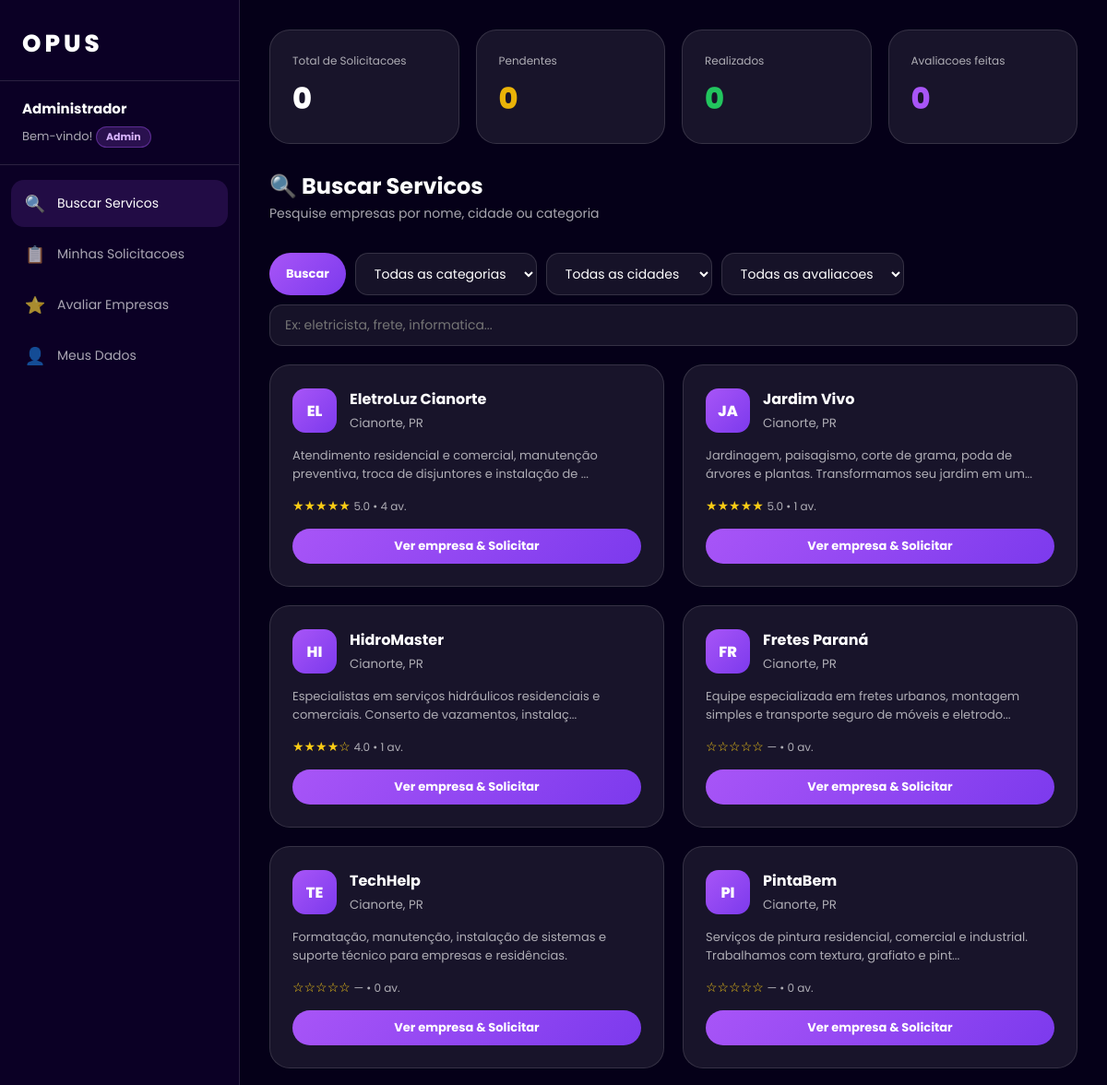
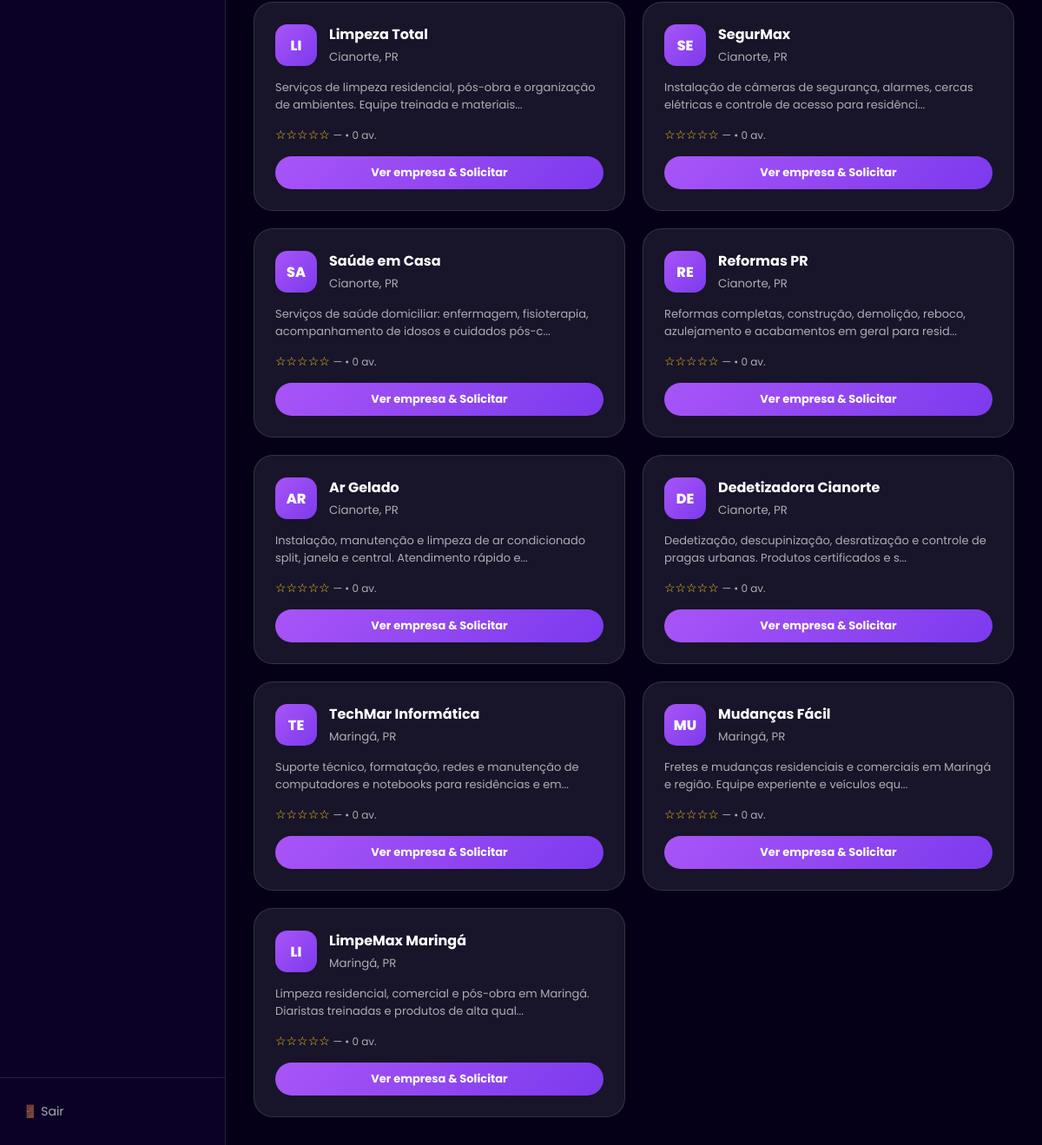
The app's page /usuario.php (signed in) with its own data (2 pictures, top to bottom).
### tables this page shows
CREATE TABLE `empresa` (
  `id` int(11) NOT NULL AUTO_INCREMENT,
  `usuario_id` int(11) DEFAULT NULL,
  `nome` varchar(100) NOT NULL,
  `cnpj` varchar(20) DEFAULT NULL,
  `email` varchar(100) DEFAULT NULL,
  `telefone` varchar(20) DEFAULT NULL,
  `endereco` varchar(150) DEFAULT NULL,
  `cidade` varchar(100) DEFAULT NULL,
  `estado` varchar(50) DEFAULT NULL,
  `descricao` text DEFAULT NULL,
  `ativo` tinyint(1) DEFAULT 1,
  `criado_em` datetime DEFAULT current_timestamp(),
  PRIMARY KEY (`id`),
  UNIQUE KEY `usuario_id` (`usuario_id`),
  UNIQUE KEY `cnpj` (`cnpj`),
  CONSTRAINT `empresa_ibfk_1` FOREIGN KEY (`usuario_id`) REFERENCES `usuario` (`id`) ON DELETE CASCADE
);

### includes/auth.php (called while the page is built, shortened)
<?php
function getTipo(): string {
    return $_SESSION['tipo'] ?? '';
}
function e(string $str): string {
    return htmlspecialchars($str, ENT_QUOTES, 'UTF-8');
}
function formatStars(int $nota): string {
    return str_repeat('★', $nota) . str_repeat('☆', 5 - $nota);
}

### usuario.php (the view, shortened to what this page needs)
<?php
require_once 'includes/auth.php';
$db   = getDB();
$uid  = $_SESSION['usuario_id'];
$nome = $_SESSION['nome'];
$aba   = $_GET['aba'] ?? 'buscar';
$termo = trim($_GET['q'] ?? '');
$sqlEmp = 'SELECT e.*, AVG(a.nota) as media, COUNT(DISTINCT a.id) as total_av
           FROM empresa e
           LEFT JOIN avaliacao a ON a.empresa_id = e.id
           LEFT JOIN servico s ON s.empresa_id = e.id
           LEFT JOIN categoria c ON c.id = s.categoria_id
           WHERE e.ativo = 1';
$params = [];
$sqlEmp .= ' GROUP BY e.id, e.nome, e.cnpj, e.email, e.telefone, e.endereco, e.cidade, e.estado, e.descricao, e.ativo, e.criado_em, e.usuario_id';
$sqlEmp .= ' ORDER BY media DESC';
$stmtEmp = $db->prepare($sqlEmp);
$stmtEmp->execute($params);
$empresas = $stmtEmp->fetchAll();
$sols = $db->prepare('SELECT s.*, e.nome as emp_nome, e.telefone as emp_tel,
                             f.nome as func_nome, f.telefone as func_tel, f.cargo as func_cargo
                      FROM solicitacao s
                      JOIN empresa e ON e.id = s.empresa_id
                      LEFT JOIN funcionario f ON f.id = s.funcionario_id
                      WHERE s.usuario_id = ? ORDER BY s.data_solicitacao DESC');
$sols->execute([$uid]);
$minhasSols = $sols->fetchAll();
$totalSols  = count($minhasSols);
$concluidas = count(array_filter($minhasSols, fn($s) => $s['status'] === 'Servico Realizado'));
$pendentes  = count(array_filter($minhasSols, fn($s) => $s['status'] === 'Pendente'));
$avalSt     = $db->prepare('SELECT COUNT(*) FROM avaliacao WHERE usuario_id = ?');
$avalSt->execute([$uid]);
$totalAv = $avalSt->fetchColumn();
?>
<!DOCTYPE html>
<html lang="pt-BR">
<head>
<link rel="stylesheet" href="assets/css/dashboard.css">
</head>
<body>
<aside class="sidebar">
  <a href="index.php" class="sidebar-brand" style="text-decoration:none;color:#fff;">OPUS</a>
  <div class="sidebar-user">
    <strong><?= e($nome) ?></strong>
    <span>Bem-vindo!</span>
    <div class="sidebar-badge <?= getTipo()==='empresa'?'empresa':'' ?>"><?= ucfirst(getTipo()) ?></div>
  </div>
  <nav class="sidebar-nav">
    <a href="?aba=buscar"       class="<?= $aba==='buscar'?'active':'' ?>"><span class="icon">🔍</span> Buscar Servicos</a>
    <a href="?aba=solicitacoes" class="<?= $aba==='solicitacoes'?'active':'' ?>"><span class="icon">📋</span> Minhas Solicitacoes</a>
    <a href="?aba=avaliacoes"   class="<?= $aba==='avaliacoes'?'active':'' ?>"><span class="icon">⭐</span> Avaliar Empresas</a>
    <?php if (getTipo() !== 'empresa'): ?>
    <a href="?aba=meusdados"    class="<?= $aba==='meusdados'?'active':'' ?>"><span class="icon">👤</span> Meus Dados</a>
    <?php endif; ?>
  </nav>
  <div class="sidebar-footer">
    <a href="logout.php">🚪 Sair</a>
  </div>
</aside>
<main class="main">
  <div class="stats-row">
    <div class="stat-card"><div class="label">Total de Solicitacoes</div><div class="value"><?= $totalSols ?></div></div>
    <div class="stat-card"><div class="label">Pendentes</div><div class="value" style="color:var(--yellow)"><?= $pendentes ?></div></div>
    <div class="stat-card"><div class="label">Realizados</div><div class="value" style="color:var(--green)"><?= $concluidas ?></div></div>
    <div class="stat-card"><div class="label">Avaliacoes feitas</div><div class="value" style="color:var(--purple)"><?= $totalAv ?></div></div>
  </div>
  <?php if ($aba === 'buscar'): ?>
  <div class="topbar">
    <div><h1>🔍 Buscar Servicos</h1><p>Pesquise empresas por nome, cidade ou categoria</p></div>
  </div>
  <form method="GET" class="search-bar" style="flex-wrap:wrap;gap:10px">
    <button type="submit" class="btn btn-primary">Buscar</button>
    <select name="cat" style="flex:0 0 180px">
      <option value="">Todas as categorias</option>
    </select>
    <select name="cidade" style="flex:0 0 180px">
      <option value="">Todas as cidades</option>
    </select>
    <select name="av" style="flex:0 0 160px">
      <option value="">Todas as avaliacoes</option>
    </select>
    <input type="text" name="q" placeholder="Ex: eletricista, frete, informatica..." value="<?= e($termo) ?>" style="flex:1;min-width:200px">
  </form>
  <div style="display:grid;grid-template-columns:repeat(auto-fill,minmax(300px,1fr));gap:20px">
    <?php foreach ($empresas as $emp): ?>
    <div style="background:var(--card);border:1px solid var(--line);border-radius:22px;padding:24px;">
      <div style="display:flex;align-items:center;gap:14px;margin-bottom:14px;">
        <div style="width:48px;height:48px;border-radius:14px;background:linear-gradient(135deg,var(--purple),var(--purple2));display:grid;place-items:center;font-weight:800;font-size:16px;flex-shrink:0;">
          <?= mb_strtoupper(mb_substr($emp['nome'],0,2)) ?>
        </div>
        <div>
          <strong style="display:block"><?= e($emp['nome']) ?></strong>
          <small style="color:var(--muted)"><?= e($emp['cidade'] . ', ' . $emp['estado']) ?></small>
        </div>
      </div>
      <p style="color:var(--muted);font-size:13px;margin-bottom:14px;"><?= e(mb_strimwidth($emp['descricao'],0,100,'...')) ?></p>
      <div style="color:#facc15;font-size:14px;margin-bottom:14px;">
        <?= $emp['media'] ? formatStars((int)round($emp['media'])) : '☆☆☆☆☆' ?>
        <span style="color:var(--muted);font-size:12px"> <?= $emp['media'] ? number_format($emp['media'],1) : '—' ?> • <?= $emp['total_av'] ?> av.</span>
      </div>
      <a href="?aba=buscar&empresa=<?= $emp['id'] ?>" class="btn btn-primary" style="width:100%;justify-content:center;">Ver empresa & Solicitar</a>
    </div>
    <?php endforeach; ?>
  </div>
  <?php endif; ?>
</main>
</body>
</html>

### assets/css/dashboard.css (style rules this page uses)
:root { --bg: #050018; --sidebar: #0b0025; --card: rgba(255,255,255,.08); --card2: rgba(255,255,255,.13); --text: #fff; --muted: rgba(255,255,255,.65); --purple: #a855f7; --purple2: #7c3aed; --line: rgba(255,255,255,.13); --green: #22c55e; --yellow: #eab308; --red: #ef4444; --blue: #3b82f6; --sidebar-w: 260px; }
* { margin:0; padding:0; box-sizing:border-box; }
html { scroll-behavior:smooth; }
body { font-family:Poppins,Arial,sans-serif; background:var(--bg); color:var(--text); display:flex; min-height:100vh; }
a { text-decoration:none; color:inherit; }
button { cursor:pointer; font-family:inherit; }
.sidebar { width: var(--sidebar-w); background: var(--sidebar); border-right: 1px solid var(--line); display: flex; flex-direction: column; position: fixed; top:0; left:0; bottom:0; z-index: 30; transition: transform .3s; }
.sidebar-brand { padding: 28px 24px 20px; font-size: 26px; font-weight: 800; letter-spacing: 4px; border-bottom: 1px solid var(--line); }
.sidebar-user { padding: 18px 24px; border-bottom: 1px solid var(--line); font-size: 13px; color: var(--muted); }
.sidebar-user strong { display:block; color:#fff; font-size:15px; margin-bottom:2px; }
.sidebar-badge { display: inline-block; padding: 2px 10px; border-radius: 999px; font-size: 11px; font-weight: 700; margin-top: 6px; background: rgba(168,85,247,.2); border: 1px solid rgba(168,85,247,.4); color: #d8b4fe; }
nav.sidebar-nav { flex:1; padding:16px 12px; overflow-y:auto; }
.sidebar-nav a { display: flex; align-items: center; gap: 12px; padding: 12px 14px; border-radius: 14px; font-size: 14px; color: var(--muted); transition: .25s; margin-bottom: 4px; }
.sidebar-nav a:hover, .sidebar-nav a.active { background: rgba(168,85,247,.15); color: #fff; }
.sidebar-nav a .icon { font-size: 18px; width:24px; text-align:center; }
.sidebar-footer { padding: 16px 12px; border-top: 1px solid var(--line); }
.sidebar-footer a { display:flex; align-items:center; gap:10px; padding:12px 14px; border-radius:14px; font-size:14px; color:var(--muted); transition:.25s; }
.main { margin-left: var(--sidebar-w); flex: 1; padding: 32px; min-height: 100vh; }
.topbar { display: flex; align-items: center; justify-content: space-between; margin-bottom: 32px; }
.topbar h1 { font-size: 24px; font-weight: 700; }
.topbar p { color: var(--muted); font-size:14px; margin-top:2px; }
.stats-row { display:grid; grid-template-columns:repeat(4,1fr); gap:18px; margin-bottom:28px; }
.stat-card { background: var(--card); border: 1px solid var(--line); border-radius: 22px; padding: 24px; }
.stat-card .label { font-size:12px; color:var(--muted); margin-bottom:8px; }
.stat-card .value { font-size:32px; font-weight:800; }
.btn { display:inline-flex; align-items:center; gap:7px; padding:9px 18px; border-radius:999px; font-size:13px; font-weight:700; border:0; transition:.25s; }
.btn-primary { background:linear-gradient(135deg,var(--purple),var(--purple2)); color:#fff; }
.search-bar { display:flex; gap:10px; margin-bottom:20px; }
.search-bar input, .search-bar select { padding:11px 16px; border-radius:14px; border:1px solid var(--line); background:rgba(255,255,255,.07); color:#fff; font-family:inherit; font-size:14px; outline:0; flex:1; }
.search-bar select { flex:0 0 200px; }
.search-bar select option { color:#111; }

### records on screen
empresa: nome "EL", nome "EletroLuz Cianorte", cidade+estado "Cianorte, PR", descricao "Atendimento residencial e comercial, manutenção preventiva, troca de disjuntores e instalação de ...", media "★★★★★", media "5.0", total_av "4", $emp['id'] 1 (drawn)
empresa: nome "JA", nome "Jardim Vivo", cidade+estado "Cianorte, PR", descricao "Jardinagem, paisagismo, corte de grama, poda de árvores e plantas. Transformamos seu jardim em um...", media "★★★★★", media "5.0", total_av "1"
empresa: nome "HI", nome "HidroMaster", cidade+estado "Cianorte, PR", descricao "Especialistas em serviços hidráulicos residenciais e comerciais. Conserto de vazamentos, instalaç...", media "★★★★☆", media "4.0", total_av "1"
empresa: nome "FR", nome "Fretes Paraná", cidade+estado "Cianorte, PR", descricao "Equipe especializada em fretes urbanos, montagem simples e transporte seguro de móveis e eletrodo...", total_av "0"
empresa: nome "TE", nome "TechHelp", cidade+estado "Cianorte, PR", descricao "Formatação, manutenção, instalação de sistemas e suporte técnico para empresas e residências.", total_av "0"
empresa: nome "PI", nome "PintaBem", cidade+estado "Cianorte, PR", descricao "Serviços de pintura residencial, comercial e industrial. Trabalhamos com textura, grafiato e pint...", total_av "0"
empresa: nome "LI", nome "Limpeza Total", cidade+estado "Cianorte, PR", descricao "Serviços de limpeza residencial, pós-obra e organização de ambientes. Equipe treinada e materiais...", total_av "0"
empresa: nome "SE", nome "SegurMax", cidade+estado "Cianorte, PR", descricao "Instalação de câmeras de segurança, alarmes, cercas elétricas e controle de acesso para residênci...", total_av "0"
empresa: nome "SA", nome "Saúde em Casa", cidade+estado "Cianorte, PR", descricao "Serviços de saúde domiciliar: enfermagem, fisioterapia, acompanhamento de idosos e cuidados pós-c...", total_av "0"
empresa: nome "RE", nome "Reformas PR", cidade+estado "Cianorte, PR", descricao "Reformas completas, construção, demolição, reboco, azulejamento e acabamentos em geral para resid...", total_av "0", $emp['id'] 10 (drawn)
empresa: nome "AR", nome "Ar Gelado", cidade+estado "Cianorte, PR", descricao "Instalação, manutenção e limpeza de ar condicionado split, janela e central. Atendimento rápido e...", total_av "0"
empresa: nome "DE", nome "Dedetizadora Cianorte", cidade+estado "Cianorte, PR", descricao "Dedetização, descupinização, desratização e controle de pragas urbanas. Produtos certificados e s...", total_av "0"
empresa: nome "TE", nome "TechMar Informática", cidade+estado "Maringá, PR", descricao "Suporte técnico, formatação, redes e manutenção de computadores e notebooks para residências e em...", total_av "0"
empresa: nome "MU", nome "Mudanças Fácil", cidade+estado "Maringá, PR", descricao "Fretes e mudanças residenciais e comerciais em Maringá e região. Equipe experiente e veículos equ...", total_av "0"
empresa: nome "LI", nome "LimpeMax Maringá", cidade+estado "Maringá, PR", descricao "Limpeza residencial, comercial e pós-obra em Maringá. Diaristas treinadas e produtos de alta qual...", total_av "0"

### other values on screen
$nome "Administrador"
getTipo() "Admin"
$totalSols "0"
$pendentes "0"
$concluidas "0"
$totalAv "0"
